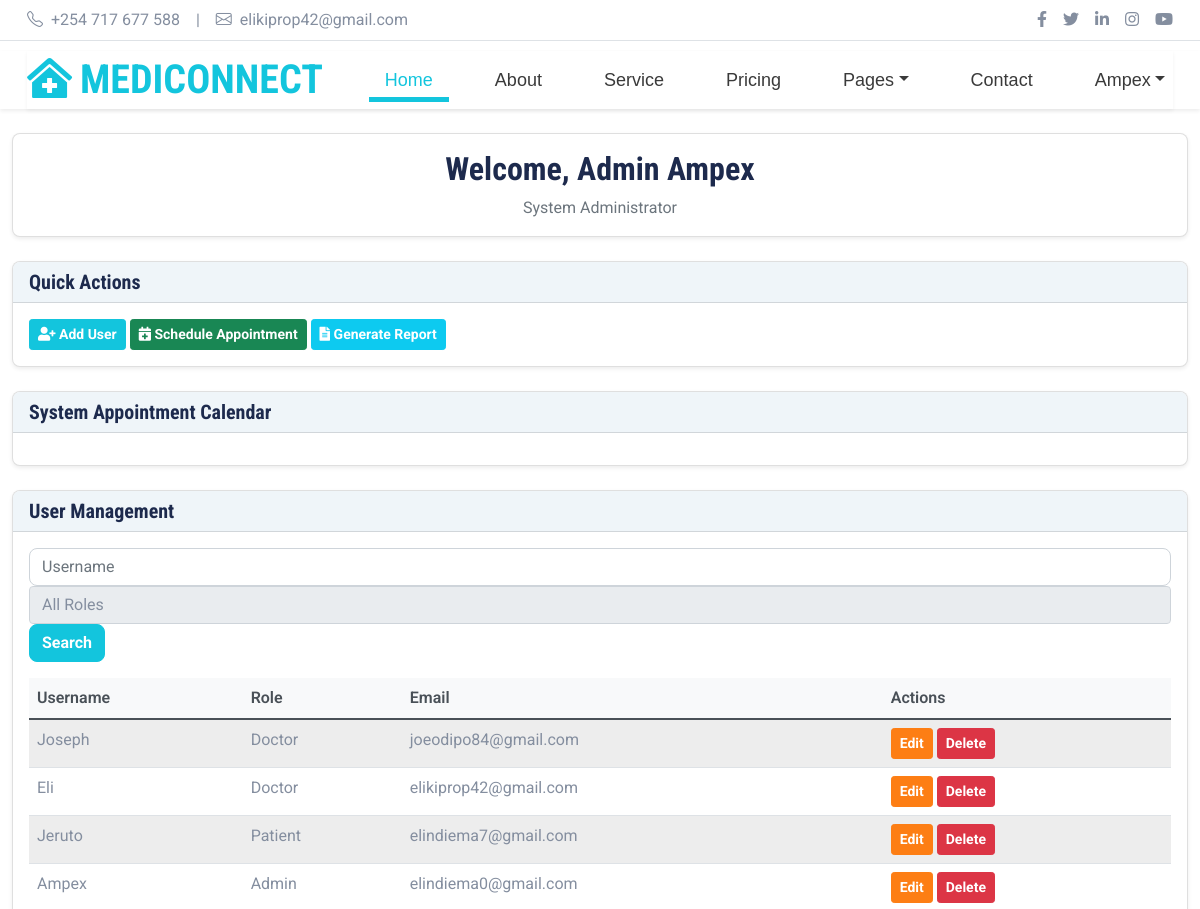
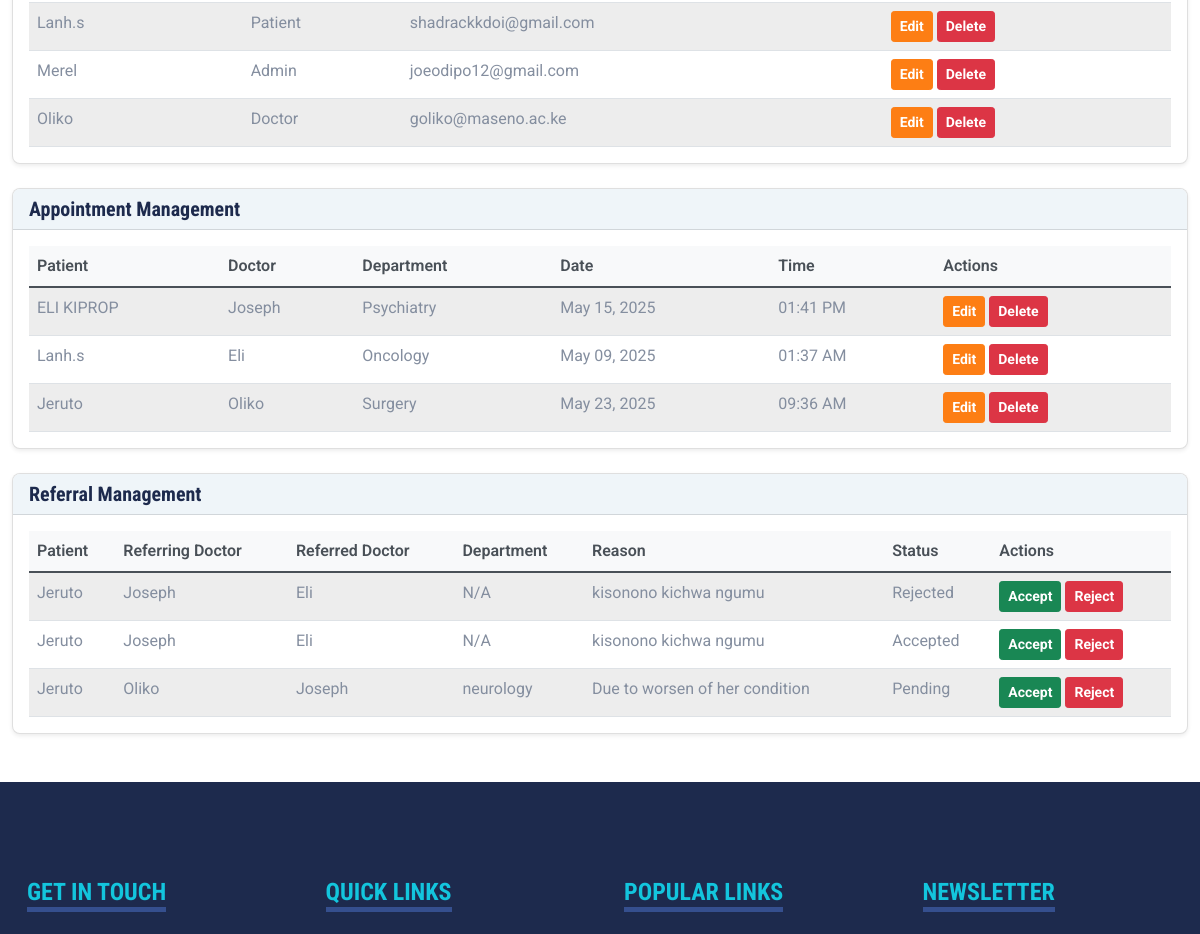
The app's page /admin-dashboard/ (signed in, upper part), older data (2 pictures, top to bottom).
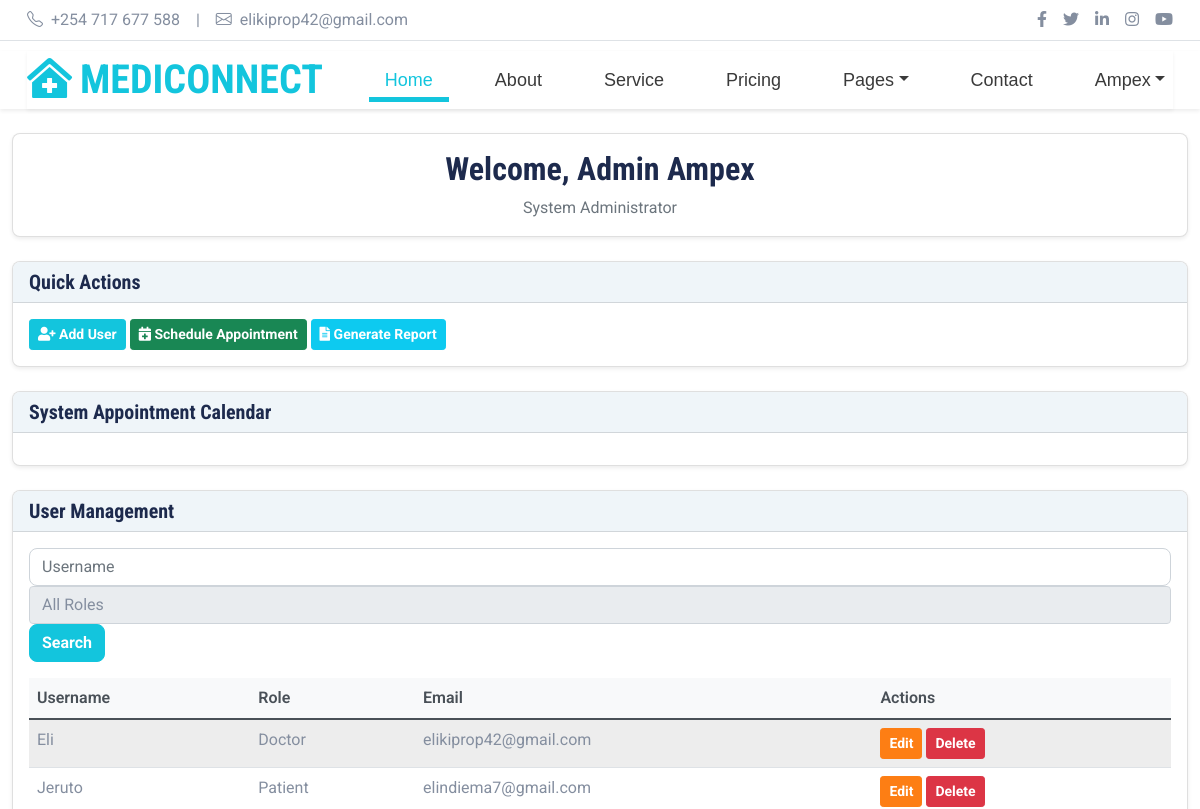
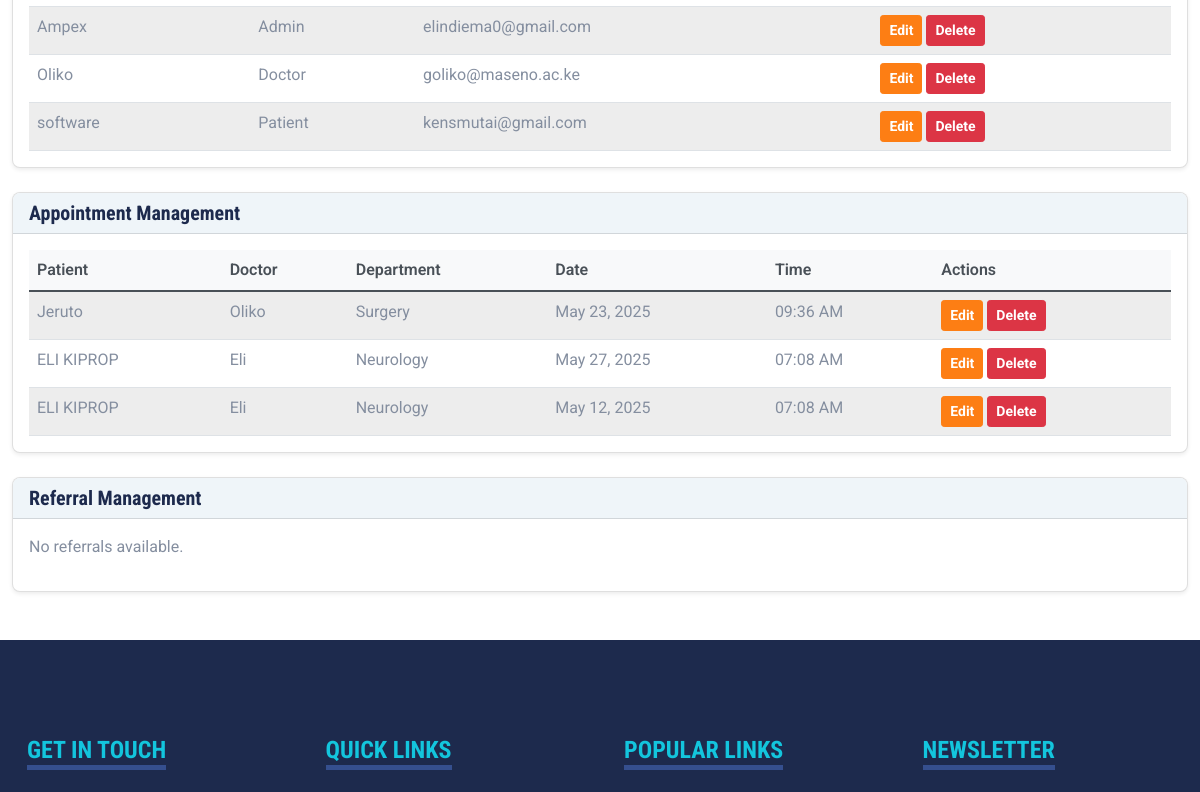
The same page, newer data (2 pictures, top to bottom).
### mediapp/models.py (models this page shows, shortened)
class CustomUser(AbstractUser):
    ROLE_CHOICES = [
        ('doctor', 'Doctor'),
        ('patient', 'Patient'),
        ('admin', 'Admin'),
    ]
    role = models.CharField(max_length=20, choices=ROLE_CHOICES, default='patient')

class Appointment(models.Model):
    patient = models.ForeignKey(
        get_user_model(),
        on_delete=models.CASCADE,
        related_name='appointments',
        null=True,
        blank=True
    )
    name = models.CharField(max_length=255, blank=True)
    email = models.EmailField(blank=True)
    phone = models.CharField(max_length=20, blank=True)
    department = models.CharField(max_length=255)
    doctor = models.ForeignKey(
        Doctor,
        on_delete=models.CASCADE,
        related_name="appointments",
        db_index=True
    )
    date = models.DateField(db_index=True)
    time = models.TimeField()
    voice_call_link = models.URLField(max_length=500, blank=True, null=True)
    video_call_link = models.URLField(max_length=500, blank=True, null=True)
    class Meta:
        constraints = [
            models.UniqueConstraint(
                fields=['doctor', 'date', 'time'],
                name='unique_appointment'
            )
        ]
        indexes = [
            models.Index(fields=['date', 'doctor']),
        ]

class Doctor(models.Model):
    SPECIALTY_CHOICES = [
        ('general', 'General'),
        ('cardiology', 'Cardiology'),
        ('neurology', 'Neurology'),
        ('pediatrics', 'Pediatrics'),
    ]
    user = models.OneToOneField(
        get_user_model(),
        on_delete=models.CASCADE,
        related_name='doctor',
        db_index=True
    )
    specialty = models.CharField(
        max_length=255,
        choices=SPECIALTY_CHOICES,
        default='general'
    )
    biography = models.TextField(blank=True, default="No biography provided")

class PatientReferral(models.Model):
    STATUS_CHOICES = [
        ('pending', 'Pending'),
        ('accepted', 'Accepted'),
        ('rejected', 'Rejected'),
    ]
    patient = models.ForeignKey(
        get_user_model(),
        on_delete=models.CASCADE,
        related_name="referrals"
    )
    referring_doctor = models.ForeignKey(
        Doctor,
        on_delete=models.CASCADE,
        related_name="referring_patients"
    )
    referred_doctor = models.ForeignKey(
        Doctor,
        on_delete=models.CASCADE,
        related_name="referred_patients"
    )
    reason = models.TextField()
    status = models.CharField(
        max_length=20,
        choices=STATUS_CHOICES,
        default='pending'
    )
    created_at = models.DateTimeField(auto_now_add=True)
    department = models.CharField(max_length=255, blank=True, null=True)
    is_treated = models.BooleanField(default=False)

### mediapp/views.py (the view)
# urls.py: path('admin-dashboard/', views.admin_dashboard, name='admin_dashboard'),
@login_required(login_url="login")
@user_passes_test(is_admin)
def admin_dashboard(request):
    username_filter = request.GET.get("username", "")
    role_filter = request.GET.get("role", "")
    users = CustomUser.objects.all()  # Changed from User to CustomUser
    if username_filter:
        users = users.filter(username__icontains=username_filter)
    if role_filter:
        if role_filter == "patient":
            users = users.filter(role="patient")
        elif role_filter == "doctor":
            users = users.filter(doctor__isnull=False)
    appointments = Appointment.objects.all().select_related("patient", "doctor")
    referrals = PatientReferral.objects.all().select_related("patient", "referring_doctor", "referred_doctor")  # Changed to PatientReferral
    patients = CustomUser.objects.filter(role="patient")  # Changed from Patient
    doctors = Doctor.objects.all().select_related("user")
    context = {
        "users": users,
        "appointments": appointments,
        "referrals": referrals,
        "patients": patients,
        "doctors": doctors,
    }
    return render(request, "admin_dashboard.html", context)

### mediapp/views.py (called while the page is built)
def is_admin(user):
    return user.is_superuser

### mediapp/templates/admin_dashboard.html (shortened to what the changed rows need)
{% extends 'base.html' %}
{% load static %}
{% block content %}
<div class="container-fluid mt-4">
    <div class="row mb-4">
        <div class="col-12">
            <div class="card shadow-sm">
                <div class="card-body text-center">
                    <h2>Welcome, Admin {{ user.username }}</h2>
                    <span class="text-muted">System Administrator</span>
                </div>
            </div>
        </div>
    </div>
    <div class="row mb-4">
        <div class="col-12">
            <div class="card shadow-sm">
                <div class="card-body">
                    {% if users %}
                    <div class="table-responsive">
                        <table class="table table-striped">
                            <thead>
                                <tr>
                                    <th>Username</th>
                                    <th>Role</th>
                                    <th>Email</th>
                                    <th>Actions</th>
                                </tr>
                            </thead>
                            <tbody>
                                {% for user in users %}
                                <tr>
                                    <td>{{ user.username }}</td>
                                    <td>{{ user.role|title }}</td>
                                    <td>{{ user.email }}</td>
                                    <td>
                                        <button class="btn btn-sm btn-warning" data-toggle="modal" data-target="#editUserModal" data-id="{{ user.id }}">Edit</button>
                                        <form action="{% url 'delete_user' user.id %}" method="post" style="display:inline;">
                                            <button type="submit" class="btn btn-sm btn-danger" onclick="return confirm('Are you sure you want to delete this user?')">Delete</button>
                                        </form>
                                    </td>
                                </tr>
                                {% endfor %}
                            </tbody>
                        </table>
                    </div>
                    {% else %}
                    <p>No users found.</p>
                    {% endif %}
                </div>
            </div>
        </div>
    </div>
    <div class="row mb-4">
        <div class="col-12">
            <div class="card shadow-sm">
                <div class="card-body">
                    {% if appointments %}
                    <div class="table-responsive">
                        <table class="table table-striped">
                            <thead>
                                <tr>
                                    <th>Patient</th>
                                    <th>Doctor</th>
                                    <th>Department</th>
                                    <th>Date</th>
                                    <th>Time</th>
                                    <th>Actions</th>
                                </tr>
                            </thead>
                            <tbody>
                                {% for appointment in appointments %}
                                <tr>
                                    <td>{{ appointment.patient.username|default:appointment.name }}</td>
                                    <td>{{ appointment.doctor.user.username }}</td>
                                    <td>{{ appointment.department }}</td>
                                    <td>{{ appointment.date|date:"M d, Y" }}</td>
                                    <td>{{ appointment.time|time:"h:i A" }}</td>
                                    <td>
                                        <button class="btn btn-sm btn-warning" data-toggle="modal" data-target="#editAppointmentModal{{ appointment.id }}">Edit</button>
                                        <form action="{% url 'delete_appointment' appointment.id %}" method="post" style="display:inline;">
                                            <button type="submit" class="btn btn-sm btn-danger" onclick="return confirm('Are you sure you want to delete this appointment?')">Delete</button>
                                        </form>
                                    </td>
                                </tr>
                                {% endfor %}
                            </tbody>
                        </table>
                    </div>
                    {% else %}
                    <p>No appointments available.</p>
                    {% endif %}
                </div>
            </div>
        </div>
    </div>
    <div class="row mb-4">
        <div class="col-12">
            <div class="card shadow-sm">
                <div class="card-body">
                    {% if referrals %}
                    <div class="table-responsive">
                        <table class="table table-striped">
                            <thead>
                                <tr>
                                    <th>Patient</th>
                                    <th>Referring Doctor</th>
                                    <th>Referred Doctor</th>
                                    <th>Department</th>
                                    <th>Reason</th>
                                    <th>Status</th>
                                    <th>Actions</th>
                                </tr>
                            </thead>
                            <tbody>
                                {% for referral in referrals %}
                                <tr>
                                    <td>{{ referral.patient.username }}</td>
                                    <td>{{ referral.referring_doctor.user.username }}</td>
                                    <td>{{ referral.referred_doctor.user.username }}</td>
                                    <td>{{ referral.department|default:"N/A" }}</td>
                                    <td>{{ referral.reason|truncatechars:50 }}</td>
                                    <td>{{ referral.status|title }}</td>
                                    <td>
                                        <form action="{% url 'update_referral_status' referral.id %}" method="post" style="display:inline;">
                                            <button type="submit" class="btn btn-sm btn-success">Accept</button>
                                        </form>
                                        <form action="{% url 'update_referral_status' referral.id %}" method="post" style="display:inline;">
                                            <button type="submit" class="btn btn-sm btn-danger">Reject</button>
                                        </form>
                                    </td>
                                </tr>
                                {% endfor %}
                            </tbody>
                        </table>
                    </div>
                    {% else %}
                    <p>No referrals available.</p>
                    {% endif %}
                </div>
            </div>
        </div>
    </div>
</div>
{% endblock %}

### mediapp/templates/base.html (shortened to what the changed rows need)
{% load static %}
<!DOCTYPE html>
<html lang="en">
<head>
    <link href="https://cdnjs.cloudflare.com/ajax/libs/font-awesome/5.15.0/css/all.min.css" rel="stylesheet">
    <link href="https://cdn.jsdelivr.net/npm/bootstrap-icons@1.4.1/font/bootstrap-icons.css" rel="stylesheet">
    <link href="{% static 'lib/owlcarousel/assets/owl.carousel.min.css' %}" rel="stylesheet">
    <link href="{% static 'lib/tempusdominus/css/tempusdominus-bootstrap-4.min.css' %}" rel="stylesheet" />
    <link href="{% static 'css/bootstrap.min.css' %}" rel="stylesheet">
    <link href="{% static 'css/style.css' %}" rel="stylesheet">
</head>
<body>
    <div class="container-fluid sticky-top bg-white shadow-sm">
        <div class="container">
            <nav class="navbar navbar-expand-lg bg-white navbar-light py-3 py-lg-0">
                <a href="{% url 'home' %}" class="navbar-brand">
                    <h1 class="m-0 text-uppercase text-primary"><i class="fa fa-clinic-medical me-2"></i>MediConnect</h1>
                </a>
                <div class="collapse navbar-collapse" id="navbarCollapse">
                    <div class="navbar-nav ms-auto py-0">
                        {% if user.is_authenticated %}
                            <div class="nav-item dropdown">
                                <a href="#" class="nav-link dropdown-toggle" data-bs-toggle="dropdown">{{ user.username }}</a>
                            </div>
                        {% else %}
                            <a href="{% url 'login' %}" class="nav-item nav-link">Login</a>
                            <a href="{% url 'register' %}" class="nav-item nav-link">Register</a>
                        {% endif %}
                    </div>
                </div>
            </nav>
        </div>
    </div>
    {% block content %}
    {% endblock %}
</body>
</html>

Row changes from the older to the newer data that the page shows:
removed CustomUser: username "Joseph", role "Doctor", email "joeodipo84@gmail.com"
removed CustomUser: username "Lanh.s", role "Patient", email "shadrackkdoi@gmail.com"
removed CustomUser: username "Merel", role "Admin", email "joeodipo12@gmail.com"
removed Appointment: patient.username "ELI KIPROP", doctor.user.username "Joseph", department "Psychiatry", date "May 15, 2025", time "01:41 PM"
removed Appointment: patient.username "Lanh.s", doctor.user.username "Eli", department "Oncology", date "May 09, 2025", time "01:37 AM"
removed PatientReferral: patient.username "Jeruto", referring_doctor.user.username "Joseph", referred_doctor.user.username "Eli", department "N/A", reason "kisonono kichwa ngumu", status "Rejected"
removed PatientReferral: patient.username "Jeruto", referring_doctor.user.username "Joseph", referred_doctor.user.username "Eli", department "N/A", reason "kisonono kichwa ngumu", status "Accepted"
removed PatientReferral: patient.username "Jeruto", referring_doctor.user.username "Oliko", referred_doctor.user.username "Joseph", department "neurology", reason "Due to worsen of her condition", status "Pending"
added CustomUser: username "software", role "Patient", email "kensmutai@gmail.com"
added Appointment: patient.username "ELI KIPROP", doctor.user.username "Eli", department "Neurology", date "May 27, 2025", time "07:08 AM"
added Appointment: patient.username "ELI KIPROP", doctor.user.username "Eli", department "Neurology", date "May 12, 2025", time "07:08 AM"
Text that changed along with them:
text no longer shown: "Patient Referring Doctor Referred Doctor Department Reason Status Actions"
text now shown: "No referrals available."
